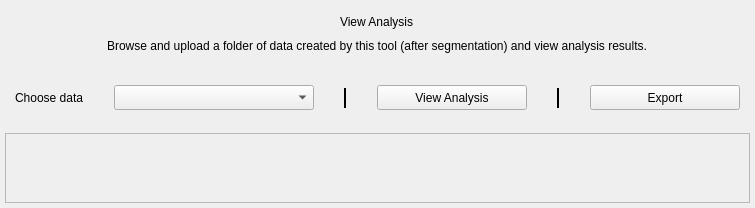
            <widget class="QWidget" name="analysisPage">
             <layout class="QVBoxLayout" name="verticalLayout_3">
              <property name="spacing">
               <number>10</number>
              </property>
              <property name="leftMargin">
               <number>5</number>
              </property>
              <property name="topMargin">
               <number>5</number>
              </property>
              <property name="rightMargin">
               <number>5</number>
              </property>
              <property name="bottomMargin">
               <number>5</number>
              </property>
              <item>
               <widget class="QWidget" name="analysisTitleContainer" native="true">
                <layout class="QVBoxLayout" name="verticalLayout_9">
                 <property name="spacing">
                  <number>10</number>
                 </property>
                 <property name="leftMargin">
                  <number>5</number>
                 </property>
                 <property name="topMargin">
                  <number>10</number>
                 </property>
                 <property name="rightMargin">
                  <number>5</number>
                 </property>
                 <property name="bottomMargin">
                  <number>10</number>
                 </property>
                 <item alignment="Qt::AlignHCenter">
                  <widget class="QLabel" name="analysisTitleLabel">
                   <property name="text">
                    <string>View Analysis</string>
                   </property>
                  </widget>
                 </item>
                 <item alignment="Qt::AlignHCenter">
                  <widget class="QLabel" name="analysisSubtitleLabel">
                   <property name="text">
                    <string>Browse and upload a folder of data created by this tool (after segmentation) and view analysis results.</string>
                   </property>
                   <property name="alignment">
                    <set>Qt::AlignCenter</set>
                   </property>
                  </widget>
                 </item>
                </layout>
               </widget>
              </item>
              <item alignment="Qt::AlignHCenter">
               <widget class="QWidget" name="analysisDataContainer" native="true">
                <property name="sizePolicy">
                 <sizepolicy hsizetype="Preferred" vsizetype="Preferred">
                  <horstretch>0</horstretch>
                  <verstretch>0</verstretch>
                 </sizepolicy>
                </property>
                <property name="minimumSize">
                 <size>
                  <width>0</width>
                  <height>50</height>
                 </size>
                </property>
                <property name="maximumSize">
                 <size>
                  <width>16777215</width>
                  <height>50</height>
                 </size>
                </property>
                <layout class="QHBoxLayout" name="horizontalLayout_9">
                 <property name="spacing">
                  <number>30</number>
                 </property>
                 <property name="leftMargin">
                  <number>10</number>
                 </property>
                 <property name="topMargin">
                  <number>0</number>
                 </property>
                 <property name="rightMargin">
                  <number>10</number>
                 </property>
                 <property name="bottomMargin">
                  <number>0</number>
                 </property>
                 <item>
                  <widget class="QLabel" name="analysisChooseLabel">
                   <property name="sizePolicy">
                    <sizepolicy hsizetype="Fixed" vsizetype="Fixed">
                     <horstretch>0</horstretch>
                     <verstretch>0</verstretch>
                    </sizepolicy>
                   </property>
                   <property name="text">
                    <string>Choose data</string>
                   </property>
                  </widget>
                 </item>
                 <item>
                  <widget class="QComboBox" name="analysisChooseCombo">
                   <property name="sizePolicy">
                    <sizepolicy hsizetype="Expanding" vsizetype="Fixed">
                     <horstretch>0</horstretch>
                     <verstretch>0</verstretch>
                    </sizepolicy>
                   </property>
                   <property name="minimumSize">
                    <size>
                     <width>200</width>
                     <height>25</height>
                    </size>
                   </property>
                   <property name="maximumSize">
                    <size>
                     <width>400</width>
                     <height>25</height>
                    </size>
                   </property>
                  </widget>
                 </item>
                 <item>
                  <widget class="Line" name="line_5">
                   <property name="sizePolicy">
                    <sizepolicy hsizetype="Fixed" vsizetype="Minimum">
                     <horstretch>0</horstretch>
                     <verstretch>0</verstretch>
                    </sizepolicy>
                   </property>
                   <property name="minimumSize">
                    <size>
                     <width>0</width>
                     <height>20</height>
                    </size>
                   </property>
                   <property name="maximumSize">
                    <size>
                     <width>16777215</width>
                     <height>20</height>
                    </size>
                   </property>
                   <property name="frameShadow">
                    <enum>QFrame::Plain</enum>
                   </property>
                   <property name="lineWidth">
                    <number>2</number>
                   </property>
                   <property name="orientation">
                    <enum>Qt::Vertical</enum>
                   </property>
                  </widget>
                 </item>
                 <item>
                  <widget class="QPushButton" name="viewAnalysisButton">
                   <property name="sizePolicy">
                    <sizepolicy hsizetype="Fixed" vsizetype="Fixed">
                     <horstretch>0</horstretch>
                     <verstretch>0</verstretch>
                    </sizepolicy>
                   </property>
                   <property name="minimumSize">
                    <size>
                     <width>150</width>
                     <height>25</height>
                    </size>
                   </property>
                   <property name="maximumSize">
                    <size>
                     <width>150</width>
                     <height>25</height>
                    </size>
                   </property>
                   <property name="text">
                    <string>View Analysis</string>
                   </property>
                  </widget>
                 </item>
                 <item>
                  <widget class="Line" name="line_6">
                   <property name="sizePolicy">
                    <sizepolicy hsizetype="Fixed" vsizetype="Minimum">
                     <horstretch>0</horstretch>
                     <verstretch>0</verstretch>
                    </sizepolicy>
                   </property>
                   <property name="minimumSize">
                    <size>
                     <width>0</width>
                     <height>20</height>
                    </size>
                   </property>
                   <property name="maximumSize">
                    <size>
                     <width>16777215</width>
                     <height>20</height>
                    </size>
                   </property>
                   <property name="frameShadow">
                    <enum>QFrame::Plain</enum>
                   </property>
                   <property name="lineWidth">
                    <number>2</number>
                   </property>
                   <property name="orientation">
                    <enum>Qt::Vertical</enum>
                   </property>
                  </widget>
                 </item>
                 <item>
                  <widget class="QPushButton" name="exportAnalysisButton">
                   <property name="enabled">
                    <bool>true</bool>
                   </property>
                   <property name="sizePolicy">
                    <sizepolicy hsizetype="Fixed" vsizetype="Fixed">
                     <horstretch>0</horstretch>
                     <verstretch>0</verstretch>
                    </sizepolicy>
                   </property>
                   <property name="minimumSize">
                    <size>
                     <width>150</width>
                     <height>25</height>
                    </size>
                   </property>
                   <property name="maximumSize">
                    <size>
                     <width>150</width>
                     <height>25</height>
                    </size>
                   </property>
                   <property name="text">
                    <string>Export</string>
                   </property>
                  </widget>
                 </item>
                </layout>
               </widget>
              </item>
              <item>
               <widget class="QScrollArea" name="analysisScrollArea">
                <property name="sizePolicy">
                 <sizepolicy hsizetype="Preferred" vsizetype="Expanding">
                  <horstretch>0</horstretch>
                  <verstretch>0</verstretch>
                 </sizepolicy>
                </property>
                <property name="styleSheet">
                 <string notr="true"/>
                </property>
                <property name="verticalScrollBarPolicy">
                 <enum>Qt::ScrollBarAsNeeded</enum>
                </property>
                <property name="horizontalScrollBarPolicy">
                 <enum>Qt::ScrollBarAlwaysOff</enum>
                </property>
                <property name="widgetResizable">
                 <bool>true</bool>
                </property>
                <widget class="QWidget" name="analysisScrollAreaContents">
                 <property name="geometry">
                  <rect>
                   <x>0</x>
                   <y>0</y>
                   <width>1257</width>
                   <height>514</height>
                  </rect>
                 </property>
                 <property name="sizePolicy">
                  <sizepolicy hsizetype="Minimum" vsizetype="Minimum">
                   <horstretch>0</horstretch>
                   <verstretch>0</verstretch>
                  </sizepolicy>
                 </property>
                 <property name="styleSheet">
                  <string notr="true"/>
                 </property>
                </widget>
               </widget>
              </item>
             </layout>
            </widget>
